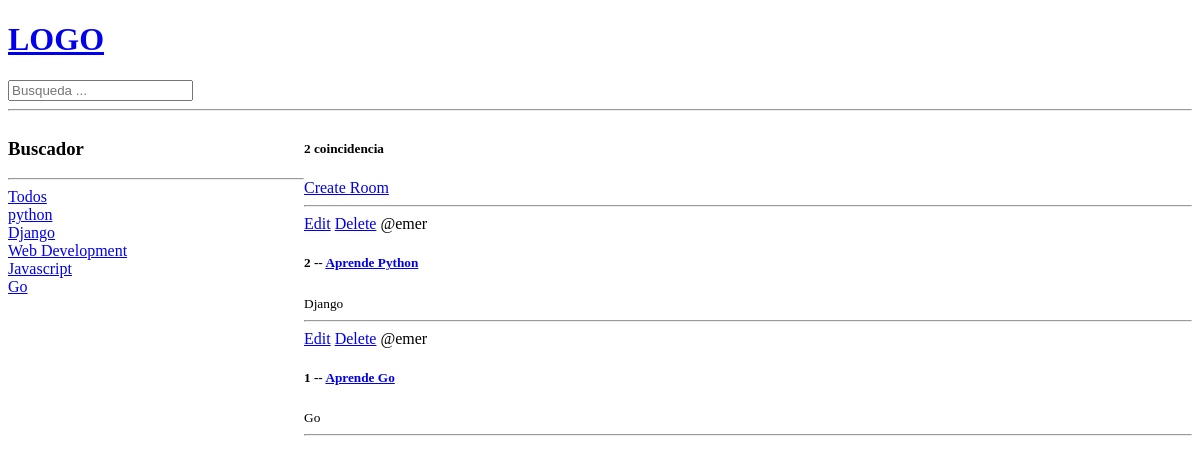
Before: / with the older database file.
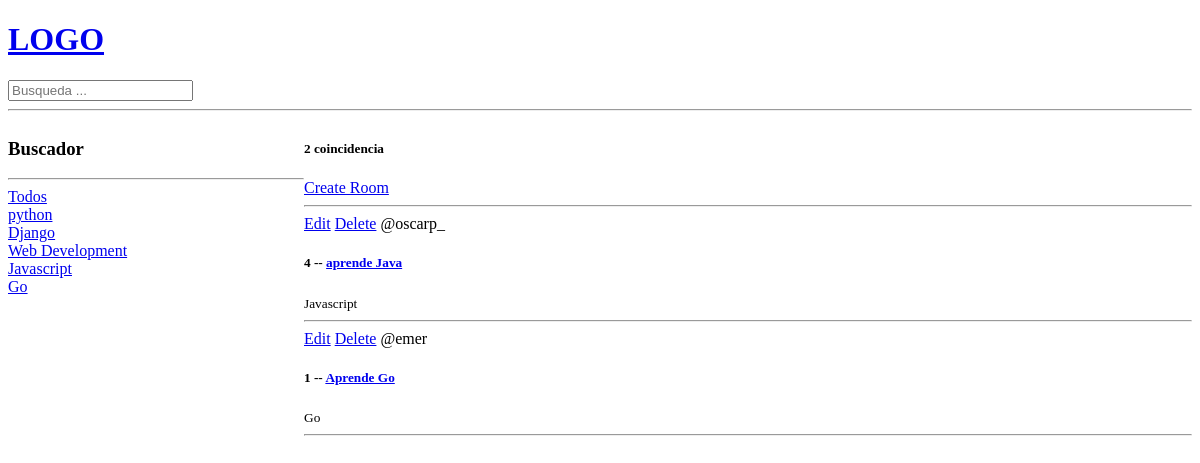
After: the same page with the newer database file.
### base/models.py (models this page shows, shortened)
class Topic (models.Model):
    name = models.CharField(max_length=200)

class Room(models.Model):
    host = models.ForeignKey(User, on_delete=models.SET_NULL, null=True)
    topic = models.ForeignKey(Topic, on_delete=models.SET_NULL, null=True)
    name = models.CharField(max_length=200)
    description = models.TextField(null=True, blank=True)
    updated = models.DateTimeField(auto_now=True)
    created = models.DateTimeField(auto_now_add=True)
    '''
    auto_now=True -> crea una instancia cada ves que modifica y se guarda

    auto_now_add=True -> Crea una instancia solo una ves creado
    '''
    '''
    '-updated', '-created' -> ultimo creado -> primero en la lista

    'updated', 'created' -> ultimo creado -> ultimo en la lista
    '''
    class Meta:
        ordering = ['-updated', '-created']

### base/views.py (the view)
# urls.py: path('', views.home, name="home"),
def home(requst):
    q = requst.GET.get('q') if requst.GET.get('q') != None else ''
    rooms = Room.objects.filter(
        Q(topic__name__icontains=q) |
        Q(name__icontains=q) |
        Q(description__icontains=q)
        )
    topics = Topic.objects.all()
    room_count = rooms.count()
    context = {'rooms':rooms, 'topics': topics, 'room_count':room_count}
    return render(requst, "base/home.html",context )

### base/templates/base/home.html (shortened to what this page needs)
{% extends 'main.html' %} {% block content %}
<div class="home-container">
  <div>
    <h3>Buscador</h3>
    <hr />
    <div>
      <a href="{% url 'home' %}">Todos</a>
    </div>
    {% for topic in topics %}
    <div>
      <a href="{% url 'home' %}?q={{topic.name}}">{{topic.name}}</a>
    </div>
    {%endfor%}
  </div>
  <div>
    <h5>{{room_count}} coincidencia</h5>
    <a href="{% url 'create-room' %}">Create Room</a>
    <hr />
    <div>
      {% for room in rooms %}
      <div>
        <a href="{% url 'update-room'  room.id %}">Edit</a>
        <a href="{% url 'delete-room'  room.id %}">Delete</a>
        <span>@{{room.host.username}}</span>
        <h5>
          {{room.id}} -- <a href="{% url 'room' room.id %}"> {{room.name}}</a>
        </h5>
        <small>{{room.topic.name}}</small>
        <hr />
      </div>
      {%endfor%}
    </div>
  </div>
</div>
{% endblock content %}

### templates/main.html (shortened to what this page needs)
<!DOCTYPE html>
<html lang="en">
<head>
</head>
<body>
    {% include 'navbar.html' %}
    {% block content %}
    {% endblock content%}
</body>
</html>

### templates/navbar.html
<a href="/">
  <h1>LOGO</h1>
</a>
<form action="{% url 'home' %}">
  <input type="text" name="q" placeholder="Busqueda ..." />
</form>
<hr />

### base/templates/base/home.html (style rules this page uses)
.home-container { display: grid; grid-template-columns: 1fr 3fr; }

Changed rows visible on the page:
removed Room: host.username "emer", id "2", name "Aprende Python", topic.name "Django"
added Room: host.username "oscarp_", id "4", name "aprende Java", topic.name "Javascript"
